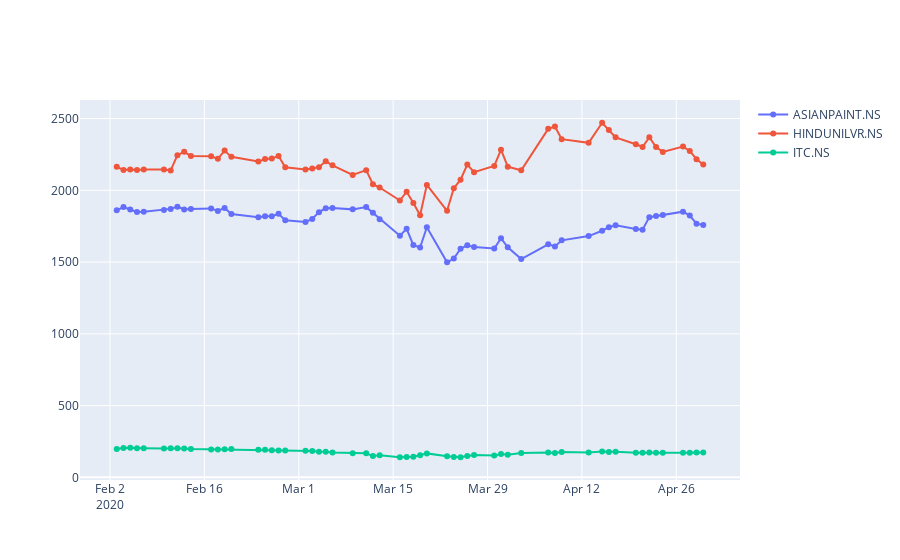

Notebook cell for this chart:
### Code cell
#plotting the impact of covid19 on stocks prices of companies in CONSUMER GOODS industry
plot_s(stock['ASIANPAINT.NS'], stock['HINDUNILVR.NS'], stock['ITC.NS'])
consumer = df_s(stock['ASIANPAINT.NS'], stock['HINDUNILVR.NS'], stock['ITC.NS'])
consumer
